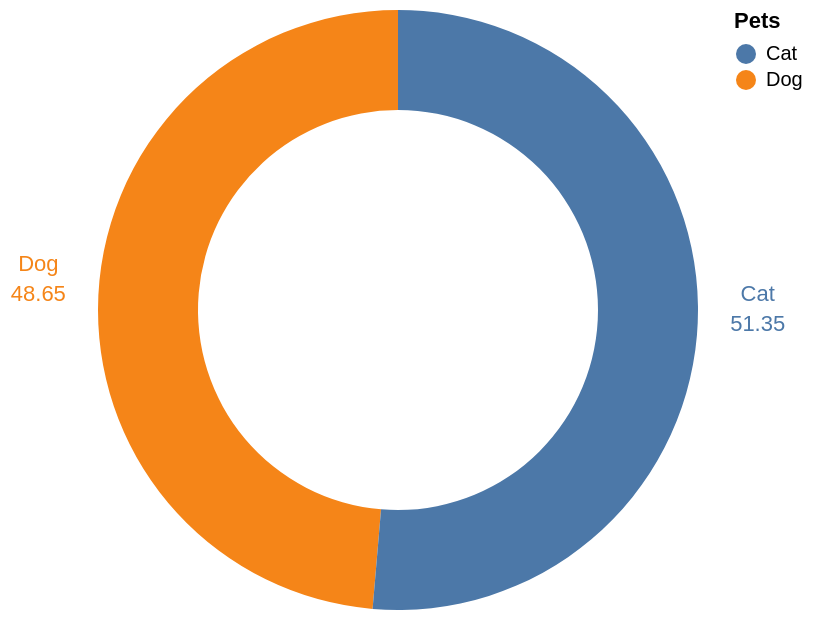

The specification (Vega-Lite) saved for this image:
### Vega-Lite specification from a JSON file in a GitHub repository (floating-point values rounded to 4 significant figures)
{"$schema": "https://vega.github.io/schema/vega-lite/v5.json", "config": {"view": {"stroke": ""}}, "width": 300, "height": 300, "description": "Overview of Dogs and Cats in US", "data": {"values": [{"Pets": "Dog", "value": 48.65, "population": 69294}, {"Pets": "Cat", "value": 51.35, "population": 73147}]}, "mark": {"type": "arc", "innerRadius": 100}, "encoding": {"theta": {"field": "value", "type": "quantitative", "stack": true}, "color": {"field": "Pets", "type": "nominal"}, "tooltip": [{"field": "Pets", "type": "nominal", "title": "States"}, {"field": "population", "type": "quantitative", "format": ",", "title": "Pets Population (1000s)"}]}, "layer": [{"mark": {"type": "arc", "innerRadius": 100}}, {"mark": {"type": "text", "radius": 180}, "encoding": {"text": {"field": "value", "type": "quantitative"}}}, {"mark": {"type": "text", "radius": 180, "dy": -15}, "encoding": {"text": {"field": "Pets", "type": "nominal"}}}]}
